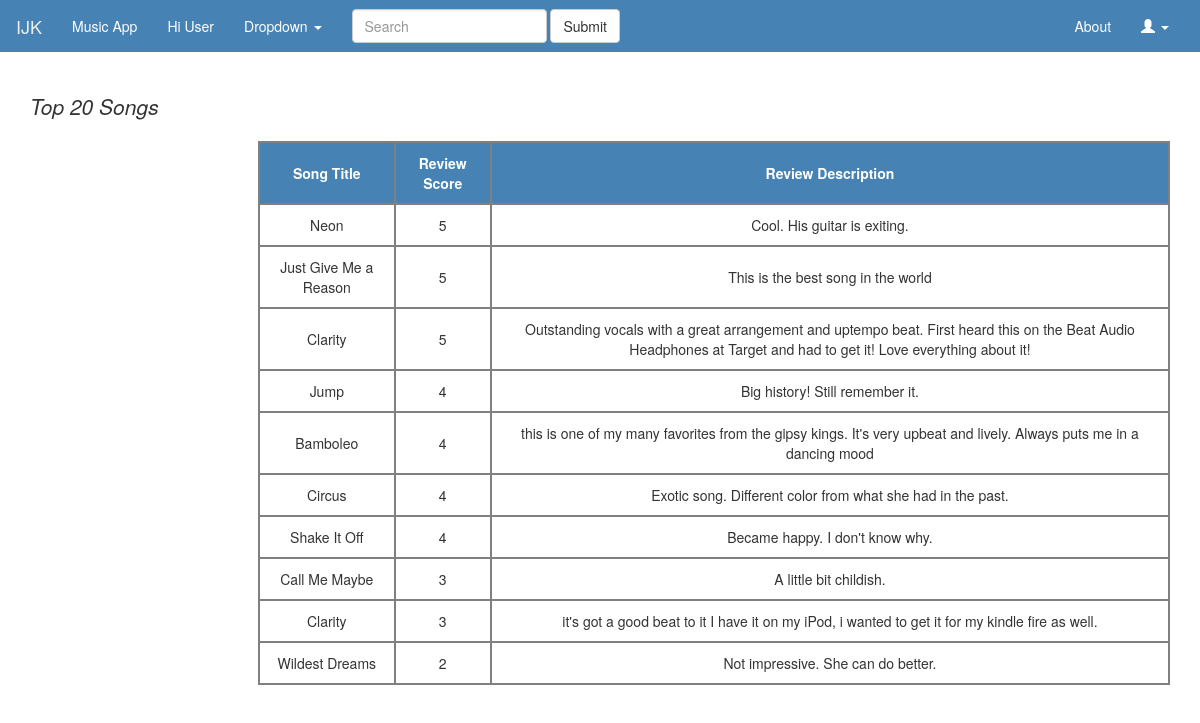
Screenshot of /top20.php with the database file from the repository.
### tables this page shows
CREATE TABLE IF NOT EXISTS `Song` (
  `song_id` int(10) NOT NULL,
  `title` varchar(64) NOT NULL,
  `duration` int(8) NOT NULL,
  `language` varchar(16) NOT NULL,
  `genre_id` int(10) NOT NULL,
  `lyrics_id` int(10) NOT NULL,
  `audio_id` int(10) NOT NULL,
  `video_id` int(10) NOT NULL
);

### top20.php (the view, shortened to what this page needs)
<!DOCTYPE html>
<html lang="en-US">
<head>
<link href="bootstrap/css/bootstrap.min.css" rel="stylesheet">
<link href="MusicApp.css" rel="stylesheet">
</head>
<body>
	<nav class="navbar navbar-custom">
		<div class="container-fluid">
			<div class="navbar-header">
				<a class="navbar-brand" href="#">IJK</a>
			</div>
			<div class="collapse navbar-collapse"
				id="bs-example-navbar-collapse-1">
				<ul class="nav navbar-nav">
					<li class="active"><a href="#">Music App <span class="sr-only">(current)</span></a></li>
					<li><a href="#">Hi User</a></li>
					<li class="dropdown"><a href="#" class="dropdown-toggle"
						data-toggle="dropdown" role="button" aria-haspopup="true"
						aria-expanded="false">Dropdown <span class="caret"></span></a>
						</li>
				</ul>
				<form class="navbar-form navbar-left" role="search">
					<div class="form-group">
						<input type="text" class="form-control" placeholder="Search">
					</div>
					<button type="submit" class="btn btn-default">Submit</button>
				</form>
				<ul class="nav navbar-nav navbar-right">
					<li><a href="#">About</a></li>
					<li class="dropdown"><a href="#" class="dropdown-toggle"
						data-toggle="dropdown" role="button" aria-haspopup="true"
						aria-expanded="false"><span class="glyphicon glyphicon-user"
							aria-hidden="true"></span> <span class="caret"></span></a>
						</li>
				</ul>
			</div>
		</div>
	</nav>
	<div class="container">
		<h3>
			<p class="lead">
				<I>Top 20 Songs</I>
			</p>
		</h3>
		<p>
        <?php
								include ('include/dbConnect.php');
								$query = "SELECT Song.song_id, Song.title, Review.score, Review.description  FROM Song, Review
							WHERE Review.song_id =  Song.song_id
							GROUP BY Song.title, Review.score
							ORDER BY 3 DESC LIMIT 20";
								print "<table>\n";
								$data = $con->query ( $query );
								$data->setFetchMode ( PDO::FETCH_ASSOC );
								$doHeader = true;
									if ($doHeader) {
										echo "<table>";
										echo "<tr><th>Song Title</th><th>Review Score</th><th>Review Description</th></tr>";
										foreach ( $data as $row ) {
											echo "<tr>";
											echo "<td>" . $row ['title'] . "</td>";
											echo "<td>" . $row ['score'] . "</td>";
											echo "<td>" . $row ['description'] . "</td>";
											echo "</tr>\n";
										}
										echo "</table>";
									} else {
										echo "<p> Error</p>";
									}
								?>
    </p>
	</div>
</body>
</html>

### MusicApp.css (style rules this page uses)
.navbar-custom { background-color:#4682B4; color:#ffffff; border-radius:0; }
.navbar-custom .navbar-nav > li > a { color:#fff; }
.navbar-custom .navbar-nav > .active > a, .navbar-nav > .active > a:hover, .navbar-nav > .active > a:focus { color: #ffffff; background-color:transparent; }
.navbar-custom .navbar-brand { color:#eeeeee; }
table, td, th { border: 2px solid grey; text-align: center; padding: 10px; }
th { background-color: #4682B4; color: white; }
table { margin-left:20%; margin-right:auto; }

### rows the page displays
song: title "Neon", score "5", description "Cool. His guitar is exiting."
song: title "Just Give Me a Reason", score "5", description "This is the best song in the world"
song: title "Clarity", score "5", description "Outstanding vocals with a great arrangement and uptempo beat. First heard this on the Beat Audio Headphones at Target and had to get it! Love everything about it!", score "3", description "it's got a good beat to it I have it on my iPod, i wanted to get it for my kindle fire as well."
song: title "Jump", score "4", description "Big history! Still remember it."
song: title "Bamboleo", score "4", description "this is one of my many favorites from the gipsy kings. It's very upbeat and lively. Always puts me in a dancing mood"
song: title "Circus", score "4", description "Exotic song. Different color from what she had in the past."
song: title "Shake It Off", score "4", description "Became happy. I don't know why."
song: title "Call Me Maybe", score "3", description "A little bit childish."
song: title "Wildest Dreams", score "2", description "Not impressive. She can do better."
